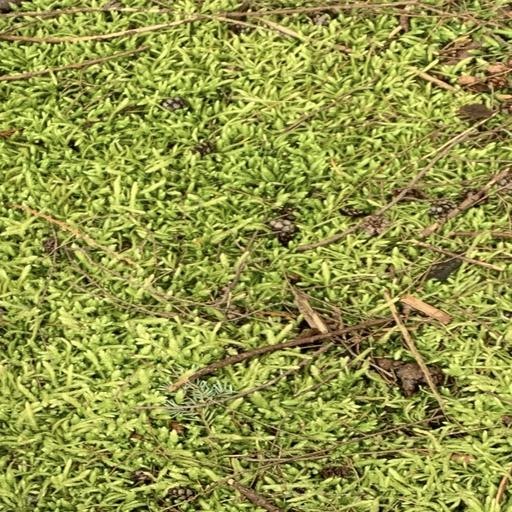
#> input picture Cleaned-Dataset/Grass/cleaned-IMG_5865.jpg, 512 x 512 px; its folder holds only this picture in this run
$ python -i classification.py   (imports and definitions only)
#> lines starting #> are read from the running program, lines starting #| are printed output that depends on the picture; after the words box and inside, x2 and y2 are one past the last pixel; in counts of white or black regions, pixels touching at a corner belong together
# AI model for classification using sklearn library
# Stratified K fold makes sure the proportions are equal for testing/training data
from sklearn.model_selection import StratifiedKFold as kfold
# skimage allows for feature extraction
from skimage import io, color, feature
# RandomForestClassifier perform classification by construction decision trees
# Commonly implemented with K Fold
from sklearn.ensemble import RandomForestClassifier as rfc
import numpy as np
import joblib as jb
import os

def feature_extractor(img_location):
    img = io.imread(img_location)
#> img is the input picture: shape (512, 512, 3); mean R, G, B 146.4, 150.6, 72.5
    hsv = color.rgb2hsv(img) # Hue, Saturation, vibrance
#> hsv: shape (512, 512, 3) float64; mean of channels 0, 1, 2 0.173, 0.578, 0.603
    green = (hsv[:, :, 0] >= 0.13) & (hsv[:, :, 0] <= 0.60) # Typical range in which real world grass colour falls under
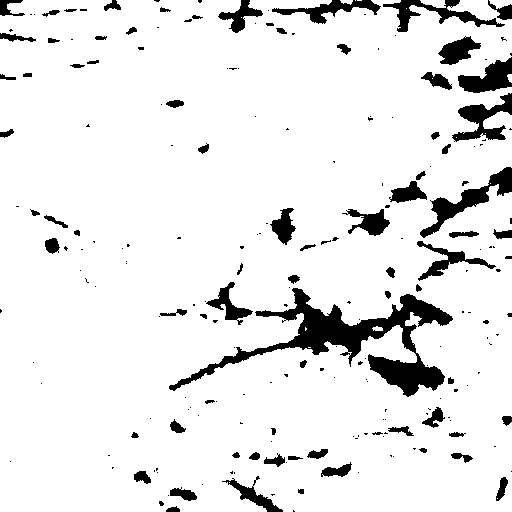
#> green: shape (512, 512) bool; 91% white; 218 black regions (138 under 20 px), largest, box (x1, y1, x2, y2) and area: (169, 288, 453, 397) 7265, (420, 167, 512, 238) 1544, (452, 93, 512, 142) 1172
    green_amount = np.sum(green) / (img.shape[0] * img.shape[1]) # rows * cols (Normalizing the green colour ratio)
#> green_amount = 0.91

    gray = (color.rgb2gray(img) * 255).astype(np.uint8) # Corrects values for images to be exactly 8 bits by scaling so no floats are used
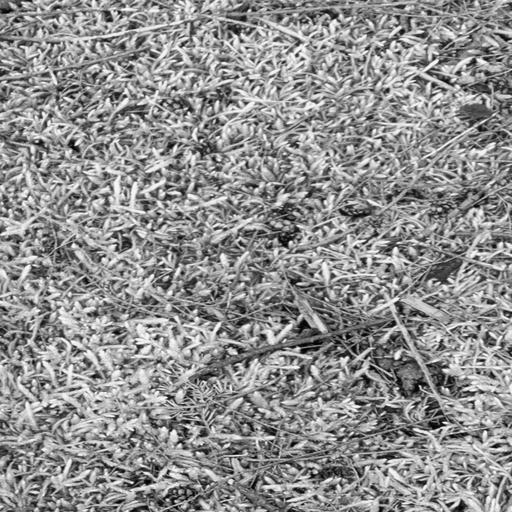
#> gray: shape (512, 512); min 0, max 252, mean 143.6
    # P is the number of neighbours to look at and R is the radius each neighbour is away at
    # For each pixel, local_binary_pattern computes a P bit binary number (neightbour >= current pixel intensity then 1, else 0)
    # This is useful for analyzing the textures based of intensity
    bp = feature.local_binary_pattern(gray, P = 10, R = 1)
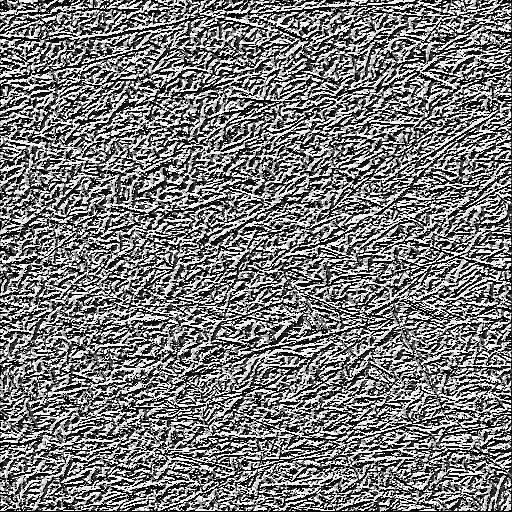
#> bp: shape (512, 512) float64; min 0, max 1023, mean 493.2; drawn with min black and max white

    # Histogram tracks how many pixels have each binary pattern
    # Bins is used to split the patterns into buckets and the range is from 0 to bins
    # This simplifies the patterns by excluding many extra patterns
    bp_histogram, _ = np.histogram(bp, bins = 10, range = (0, 10))
#> bp_histogram = [15862, 6127, 387, 2076, 738, 50, 996, 2138, 679, 185]

    # Scaling the values so we don't need to worry about large number of binary patterns
    bp_histogram = bp_histogram / np.sum(bp_histogram)
#> bp_histogram = [0.543, 0.21, 0.0132, 0.071, 0.0252, 0.00171, 0.0341, 0.0731, 0.0232, 0.00633]

    # Returning an array of green ratio for each image and textures
    return np.concatenate([[green_amount], bp_histogram])


# Metrics used for evaluation of K-Fold
# [117 lines left out: functions accuracy_metric, f1_score, get_incorrect_predictions, kfold_implementaton, save_classifier, not called in this run]

>>> result = feature_extractor('Cleaned-Dataset/Grass/cleaned-IMG_5865.jpg')
#> result = [0.91, 0.543, 0.21, 0.0132, 0.071, 0.0252, 0.00171, 0.0341, 0.0731, 0.0232, 0.00633]

$ run again, on Cleaned-Dataset/Grass/cleaned-dataset-grass1.jpg
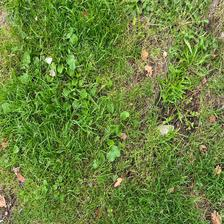
#> input picture Cleaned-Dataset/Grass/cleaned-dataset-grass1.jpg, 224 x 224 px
#> in feature_extractor, img is the input picture: shape (224, 224, 3); mean R, G, B 106.4, 130.8, 60.9
#> hsv: shape (224, 224, 3) float64; mean of channels 0, 1, 2 0.218, 0.572, 0.518
#> in feature_extractor, `green = (hsv[:, :, 0] >= 0.13) & (hsv[:, :, 0] <= 0.60)`:
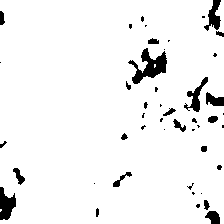
#> green: shape (224, 224) bool; 94.7% white; 46 black regions (25 under 20 px), largest, box (x1, y1, x2, y2) and area: (128, 48, 167, 84) 609, (0, 187, 16, 220) 343, (184, 77, 208, 112) 265
#> green_amount = 0.947
#> in feature_extractor, `bp = feature.local_binary_pattern(gray, P = 10, R = 1)`:
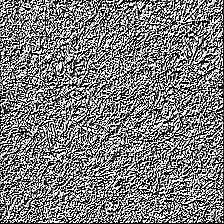
#> bp: shape (224, 224) float64; min 0, max 1023, mean 503.2; drawn with min black and max white
#> in feature_extractor, `bp_histogram, _ = np.histogram(bp, bins = 10, range = (0, 10))`: bp_histogram = [7152, 872, 190, 392, 365, 32, 223, 219, 302, 28]
#> in feature_extractor, `bp_histogram = bp_histogram / np.sum(bp_histogram)`: bp_histogram = [0.732, 0.0892, 0.0194, 0.0401, 0.0373, 0.00327, 0.0228, 0.0224, 0.0309, 0.00286]
#> result = [0.947, 0.732, 0.0892, 0.0194, 0.0401, 0.0373, 0.00327, 0.0228, 0.0224, 0.0309, 0.00286]

$ run again, on Cleaned-Dataset/Grass/cleaned-dataset-grass10.jpg
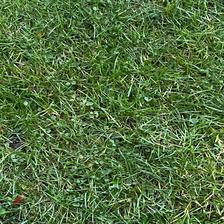
#> input picture Cleaned-Dataset/Grass/cleaned-dataset-grass10.jpg, 224 x 224 px
#> in feature_extractor, img is the input picture: shape (224, 224, 3); mean R, G, B 84.9, 113.5, 65.3
#> hsv: shape (224, 224, 3) float64; mean of channels 0, 1, 2 0.268, 0.497, 0.445
#> in feature_extractor, `green = (hsv[:, :, 0] >= 0.13) & (hsv[:, :, 0] <= 0.60)`:
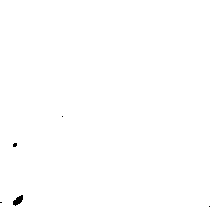
#> green: shape (224, 224) bool; 99.8% white; 5 black regions (4 under 20 px), largest, box (x1, y1, x2, y2) and area: (13, 195, 23, 206) 64
#> green_amount = 0.998
#> in feature_extractor, `bp = feature.local_binary_pattern(gray, P = 10, R = 1)`:
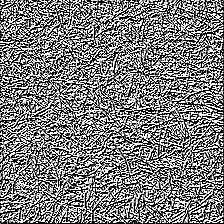
#> bp: shape (224, 224) float64; min 0, max 1023, mean 506.6; drawn with min black and max white
#> in feature_extractor, `bp_histogram, _ = np.histogram(bp, bins = 10, range = (0, 10))`: bp_histogram = [7057, 1119, 157, 341, 211, 19, 204, 195, 240, 80]
#> in feature_extractor, `bp_histogram = bp_histogram / np.sum(bp_histogram)`: bp_histogram = [0.733, 0.116, 0.0163, 0.0354, 0.0219, 0.00197, 0.0212, 0.0203, 0.0249, 0.00831]
#> result = [0.998, 0.733, 0.116, 0.0163, 0.0354, 0.0219, 0.00197, 0.0212, 0.0203, 0.0249, 0.00831]

$ run again, on Cleaned-Dataset/Grass/cleaned-dataset-grass11.jpg
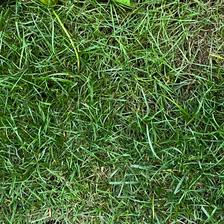
#> input picture Cleaned-Dataset/Grass/cleaned-dataset-grass11.jpg, 224 x 224 px
#> in feature_extractor, img is the input picture: shape (224, 224, 3); mean R, G, B 79.4, 111, 59.5
#> hsv: shape (224, 224, 3) float64; mean of channels 0, 1, 2 0.27, 0.551, 0.435
#> in feature_extractor, `green = (hsv[:, :, 0] >= 0.13) & (hsv[:, :, 0] <= 0.60)`:
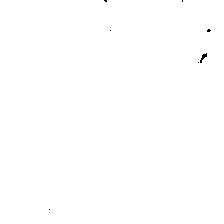
#> green: shape (224, 224) bool; 99.9% white; black in thin lines or dots, all inside (x1, y1, x2, y2) = (49, 0, 211, 210)
#> green_amount = 0.999
#> in feature_extractor, `bp = feature.local_binary_pattern(gray, P = 10, R = 1)`:
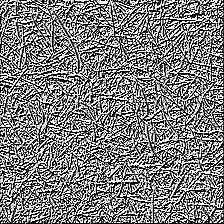
#> bp: shape (224, 224) float64; min 0, max 1023, mean 508.2; drawn with min black and max white
#> in feature_extractor, `bp_histogram, _ = np.histogram(bp, bins = 10, range = (0, 10))`: bp_histogram = [7327, 1036, 172, 327, 261, 19, 178, 167, 288, 58]
#> in feature_extractor, `bp_histogram = bp_histogram / np.sum(bp_histogram)`: bp_histogram = [0.745, 0.105, 0.0175, 0.0333, 0.0265, 0.00193, 0.0181, 0.017, 0.0293, 0.0059]
#> result = [0.999, 0.745, 0.105, 0.0175, 0.0333, 0.0265, 0.00193, 0.0181, 0.017, 0.0293, 0.0059]
